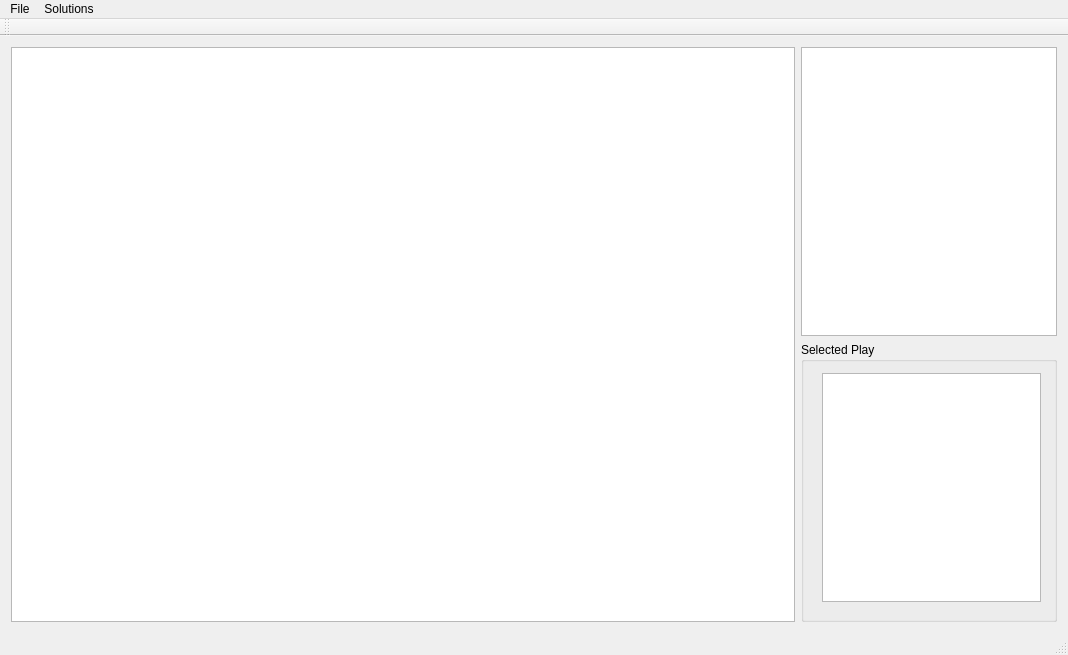
<?xml version="1.0" encoding="UTF-8"?>
<ui version="4.0">
 <class>MainWindow</class>
 <widget class="QMainWindow" name="MainWindow">
  <property name="geometry">
   <rect>
    <x>0</x>
    <y>0</y>
    <width>1068</width>
    <height>655</height>
   </rect>
  </property>
  <property name="windowTitle">
   <string>MainWindow</string>
  </property>
  <widget class="QWidget" name="centralWidget">
   <layout class="QHBoxLayout" name="horizontalLayout">
    <item>
     <widget class="QGraphicsView" name="graphicsView">
      <property name="verticalScrollBarPolicy">
       <enum>Qt::ScrollBarAlwaysOff</enum>
      </property>
      <property name="horizontalScrollBarPolicy">
       <enum>Qt::ScrollBarAlwaysOff</enum>
      </property>
     </widget>
    </item>
    <item>
     <layout class="QVBoxLayout" name="verticalLayout">
      <item>
       <widget class="QListWidget" name="listPlays">
        <property name="sizePolicy">
         <sizepolicy hsizetype="Fixed" vsizetype="Expanding">
          <horstretch>0</horstretch>
          <verstretch>0</verstretch>
         </sizepolicy>
        </property>
       </widget>
      </item>
      <item>
       <widget class="QGroupBox" name="groupBox_2">
        <property name="sizePolicy">
         <sizepolicy hsizetype="Preferred" vsizetype="Preferred">
          <horstretch>0</horstretch>
          <verstretch>0</verstretch>
         </sizepolicy>
        </property>
        <property name="minimumSize">
         <size>
          <width>200</width>
          <height>280</height>
         </size>
        </property>
        <property name="maximumSize">
         <size>
          <width>16777215</width>
          <height>280</height>
         </size>
        </property>
        <property name="title">
         <string>Selected Play</string>
        </property>
        <widget class="QWidget" name="verticalLayoutWidget">
         <property name="geometry">
          <rect>
           <x>10</x>
           <y>20</y>
           <width>241</width>
           <height>251</height>
          </rect>
         </property>
         <layout class="QVBoxLayout" name="verticalLayout_2">
          <item>
           <widget class="QTextEdit" name="teSelectedPlay"/>
          </item>
         </layout>
        </widget>
       </widget>
      </item>
     </layout>
    </item>
   </layout>
  </widget>
  <widget class="QMenuBar" name="menuBar">
   <property name="geometry">
    <rect>
     <x>0</x>
     <y>0</y>
     <width>1068</width>
     <height>22</height>
    </rect>
   </property>
   <widget class="QMenu" name="menuFile">
    <property name="title">
     <string>File</string>
    </property>
    <widget class="QMenu" name="menuAuthomatic_Test">
     <property name="title">
      <string>Authomatic Test</string>
     </property>
     <addaction name="actionVNS"/>
     <addaction name="actionI_VNS"/>
     <addaction name="actionNeural_Network"/>
     <addaction name="actionEvaluate"/>
    </widget>
    <addaction name="actionNew"/>
    <addaction name="actionLoad"/>
    <addaction name="actionTest"/>
    <addaction name="menuAuthomatic_Test"/>
   </widget>
   <widget class="QMenu" name="menuSolutions">
    <property name="title">
     <string>Solutions</string>
    </property>
    <addaction name="actionLoad_2"/>
    <addaction name="actionAggregate"/>
   </widget>
   <addaction name="menuFile"/>
   <addaction name="menuSolutions"/>
  </widget>
  <widget class="QToolBar" name="mainToolBar">
   <attribute name="toolBarArea">
    <enum>TopToolBarArea</enum>
   </attribute>
   <attribute name="toolBarBreak">
    <bool>false</bool>
   </attribute>
  </widget>
  <widget class="QStatusBar" name="statusBar"/>
  <action name="actionNew_File">
   <property name="text">
    <string>New File</string>
   </property>
  </action>
  <action name="actionNew_File_2">
   <property name="text">
    <string>New Project</string>
   </property>
  </action>
  <action name="actionNew">
   <property name="text">
    <string>New</string>
   </property>
  </action>
  <action name="actionLoad">
   <property name="text">
    <string>Load</string>
   </property>
  </action>
  <action name="actionTest">
   <property name="text">
    <string>Test</string>
   </property>
  </action>
  <action name="actionVNS">
   <property name="text">
    <string>VNS</string>
   </property>
  </action>
  <action name="actionI_VNS">
   <property name="text">
    <string>I-VNS</string>
   </property>
  </action>
  <action name="actionEvaluate">
   <property name="text">
    <string>Evaluate</string>
   </property>
  </action>
  <action name="actionLoad_2">
   <property name="text">
    <string>Load</string>
   </property>
  </action>
  <action name="actionNeural_Network">
   <property name="text">
    <string>Neural Network</string>
   </property>
  </action>
  <action name="actionAggregate">
   <property name="text">
    <string>Aggregate</string>
   </property>
  </action>
 </widget>
 <layoutdefault spacing="6" margin="11"/>
 <resources/>
 <connections/>
</ui>
